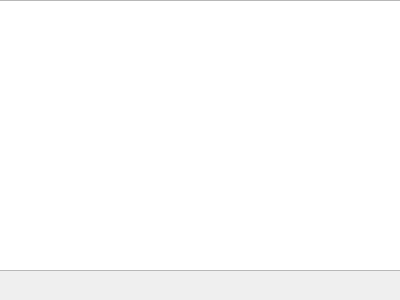
<?xml version="1.0" encoding="UTF-8"?>
<ui version="4.0">
 <class>FullNote</class>
 <widget class="QDialog" name="FullNote">
  <property name="geometry">
   <rect>
    <x>0</x>
    <y>0</y>
    <width>400</width>
    <height>300</height>
   </rect>
  </property>
  <property name="windowTitle">
   <string>Dialog</string>
  </property>
  <widget class="QPlainTextEdit" name="NoteShow">
   <property name="geometry">
    <rect>
     <x>-10</x>
     <y>0</y>
     <width>411</width>
     <height>271</height>
    </rect>
   </property>
  </widget>
 </widget>
 <resources/>
 <connections/>
</ui>
